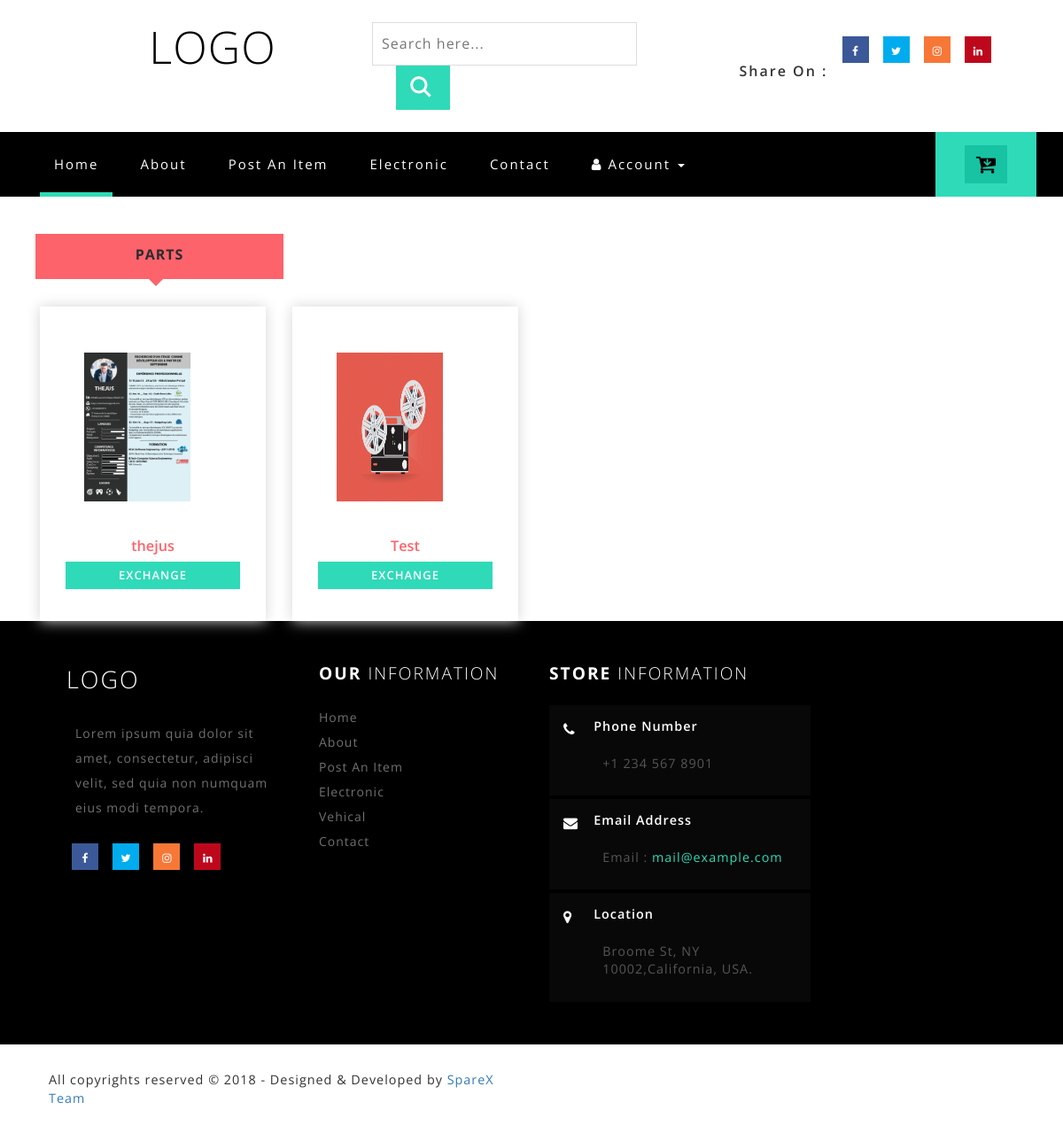
The app's page / (signed in), older data.
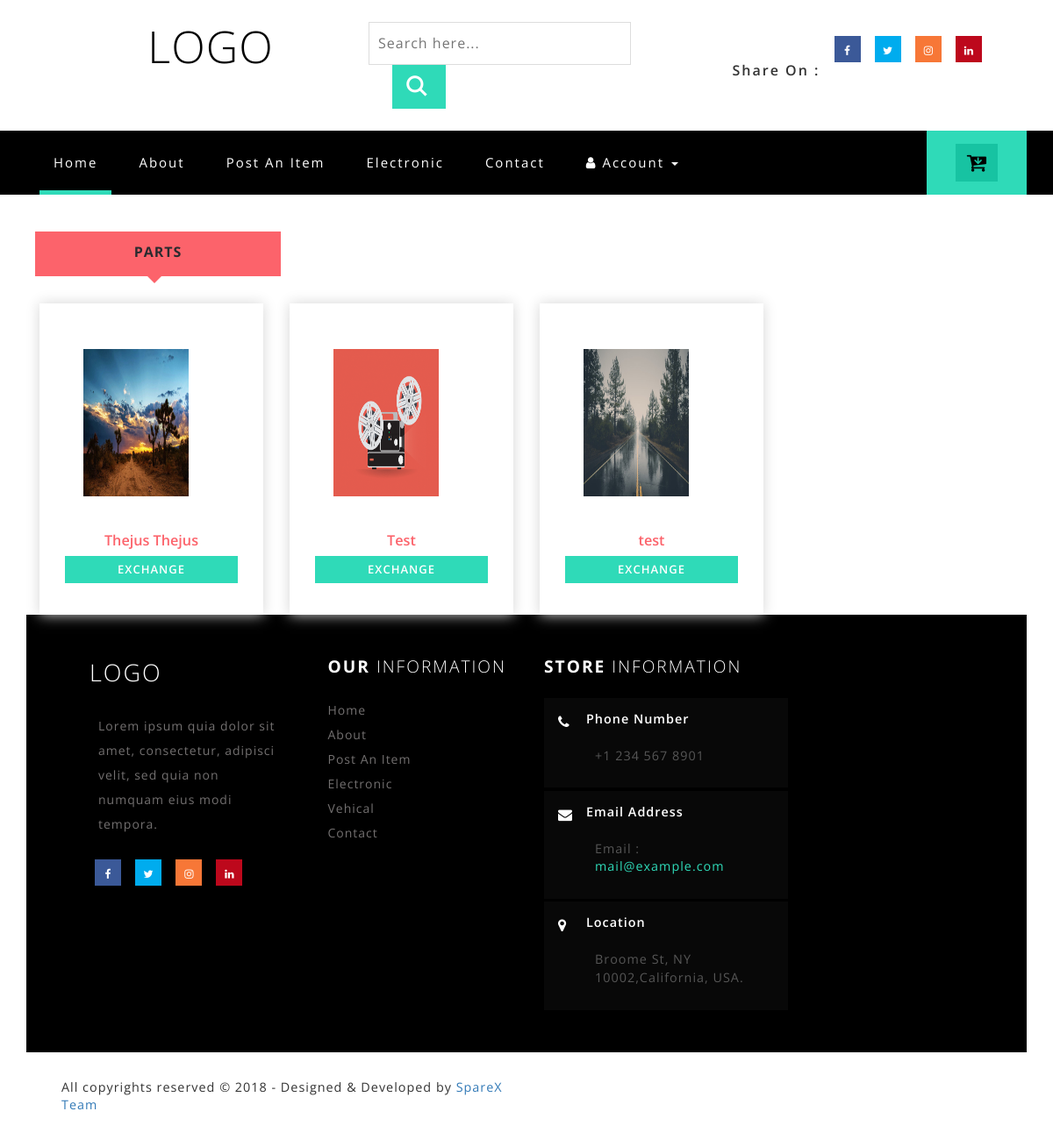
The same page, newer data.
### src/home/models.py (models this page shows, shortened)
class Parts(models.Model):
    name = models.CharField(max_length=30, blank=True, help_text='Name of your product')
    category = models.CharField(max_length=120, null=True, blank=True,validators=[validate_category])
    owner = models.ForeignKey(User)
    timestamp = models.DateTimeField(auto_now_add=True)
    updated = models.DateTimeField(auto_now=True)
    slug = models.SlugField(null=True, blank=True)
    manufacturer = models.CharField(max_length=30, blank=True, help_text='Manufacturer name')
    modelName = models.CharField(max_length=255, blank=True, help_text='Model name')
    manufacturingYear = models.CharField(max_length=30, blank=True, help_text='Manufacturing year')
    description = models.CharField(max_length=3000, blank=True, help_text='Description about the product')
    usedDuration = models.CharField(max_length=30, blank=True, help_text='Number of years the product is used')
    images = models.FileField(upload_to='images/%Y/%m/%D/', null=True, verbose_name="",blank=True)
    is_available = models.BooleanField(default=False)
    def __str__(self):
        return self.name
    class Meta:
        verbose_name = 'Parts'
        verbose_name_plural = 'Parts'

### src/home/views.py (the view)
# urls.py: url(r'^$', get_all_products, name='home'),
def get_all_products(request):
    template_name = 'index.html'
    queryset = Parts.objects.filter(~Q(owner=request.user))
    context = {"parts": queryset}
    print(context)
    return render(request, template_name, context)

### src/templates/index.html (shortened to what this page needs)
<!DOCTYPE html>
<html>
<head>
    {% load staticfiles %}
    {% include 'snippets/css.html' %}
</head>
<body>
    {% include 'snippets/header-bot.html' %}
    <div class="ban-top">
        <div class="container">
            <div class="top_nav_left">
                <nav class="navbar navbar-default">
                    <div class="container-fluid">
                        <div class="collapse navbar-collapse menu--shylock" id="bs-example-navbar-collapse-1">
                            <ul class="nav navbar-nav menu__list">
                                <li class="active menu__item menu__item--current"><a class="menu__link" href="/">Home <span class="sr-only">(current)</span></a></li>
                                <li class=" menu__item"><a class="menu__link" href="about.html">About</a></li>
                                <li class=" menu__item"><a class="menu__link" href="/post/">Post An Item</a></li>
                                <li class=" menu__item"><a class="menu__link" href="Electronic.html">Electronic</a></li>
                                <li class=" menu__item"><a class="menu__link" href="contact.html">Contact</a></li>
                                {% if request.user.is_authenticated %}
                                 <li class="menu__item ">
                                    <a class="menu__link" href="#" class="dropdown-toggle" data-toggle="dropdown"><i class="fa fa-user" aria-hidden="true"></i> Account <b class="caret"></b></a>
                                 </li>
                                {% else %}
                                <li class=" menu__item"><a class="menu__link" href="/login/"><i class="fa fa-unlock-alt" aria-hidden="true"></i> Sign In </a></li>
                                <li class=" manu__item"><a class="menu__link" href="/signup/"><i class="fa fa-pencil-square-o" aria-hidden="true"></i> Sign Up </a></li>
                                {% endif %}
                            </ul>
                        </div>
                    </div>
                </nav>
            </div>
            <div class="top_nav_right">
                <div class="wthreecartaits wthreecartaits2 cart cart box_1">
                    <form action="#" method="post" class="last">
                        <button class="w3view-cart" type="submit" name="submit" value=""><i class="fa fa-cart-arrow-down" aria-hidden="true"></i></button>
                    </form>
                </div>
            </div>
            <div class="clearfix"></div>
        </div>
    </div>
    <div class="new_arrivals_agile_w3ls_info">
        <div class="container">
            <div id="horizontalTab">
                <ul class="resp-tabs-list">
                    <li> Parts </li>
                </ul>
                <div class="resp-tabs-container">
                     {% for p in parts %}
                    <div class="tab1">
                        <div class="col-md-3 product-men">
                            <div class="men-pro-item simpleCart_shelfItem">
                                <div class="men-thumb-item">
                                    <img src="{{ p.images.url }}" alt="" class="pro-image-front">
                                </div>
                                <div class="item-info-product ">
                                    <h4><a href="/part/{{p.slug}}">{{p.name}}</a></h4>
                                    <div class="snipcart-details top_brand_home_details item_add single-item hvr-outline-out button2">
                                            <fieldset>
                                                <form action="/part/{{p.slug}}">
                                                   <input type="submit" name="submit" value="Exchange" class="button" />
                                                </form>
                                            </fieldset>
                                    </div>
                                </div>
                            </div>
                        </div>
                        {% endfor %}
                        <div class="clearfix"></div>
                    </div>
                </div>
            </div>
        </div>
    </div>
    {% include 'snippets/footer.html' %}
</body>
</html>

### src/templates/snippets/css.html (shortened to what this page needs)
{% load staticfiles %}
<link href="{% static 'css/bootstrap.css' %}" rel="stylesheet" type="text/css" media="all" />
<link href="{% static 'css/style.css' %}" rel="stylesheet" type="text/css" media="all" />
<link href="{% static 'css/font-awesome.css' %}" rel="stylesheet">
<link href="{% static 'css/easy-responsive-tabs.css' %}" rel='stylesheet' type='text/css' />
<link rel="stylesheet" href="{% static 'css/flexslider.css' %}" type="text/css" media="screen" />

### src/templates/snippets/header-bot.html (shortened to what this page needs)
    {% load staticfiles %}
    <div class="header-bot" id="home">
        <div class="header-bot_inner_wthreeinfo_header_mid">
            <div class="col-md-4 logo_agile">
                <h1><a href="index.html"> LOGO </a></h1>
            </div>
            <div class="col-md-4 header-middle">
                <form action="#" method="post">
                    <input type="search" name="search" placeholder="Search here..." required="">
                    <input type="submit" value=" ">
                </form>
            </div>
            <div class="col-md-4 agileits-social top_content">
                <ul class="social-nav model-3d-0 footer-social w3_agile_social">
                    <li class="share">Share On : </li>
                    <li>
                        <a href="#" class="facebook">
                            <div class="front"><i class="fa fa-facebook" aria-hidden="true"></i></div>
                        </a>
                    </li>
                    <li>
                        <a href="#" class="twitter">
                            <div class="front"><i class="fa fa-twitter" aria-hidden="true"></i></div>
                        </a>
                    </li>
                    <li>
                        <a href="#" class="instagram">
                            <div class="front"><i class="fa fa-instagram" aria-hidden="true"></i></div>
                        </a>
                    </li>
                    <li>
                        <a href="#" class="pinterest">
                            <div class="front"><i class="fa fa-linkedin" aria-hidden="true"></i></div>
                        </a>
                    </li>
                </ul>
            </div>
            <div class="clearfix"></div>
        </div>
    </div>

### src/templates/snippets/footer.html (shortened to what this page needs)
    <div class="footer">
        <div class="footer_agile_inner_info_w3l">
            <div class="col-md-3 footer-left">
                <h2><a href="index.html">LOGO</a></h2>
                <p>Lorem ipsum quia dolor sit amet, consectetur, adipisci velit, sed quia non numquam eius modi tempora.</p>
                <ul class="social-nav model-3d-0 footer-social w3_agile_social two">
                    <li>
                        <a href="#" class="facebook">
                            <div class="front"><i class="fa fa-facebook" aria-hidden="true"></i></div>
                        </a>
                    </li>
                    <li>
                        <a href="#" class="twitter">
                            <div class="front"><i class="fa fa-twitter" aria-hidden="true"></i></div>
                        </a>
                    </li>
                    <li>
                        <a href="#" class="instagram">
                            <div class="front"><i class="fa fa-instagram" aria-hidden="true"></i></div>
                        </a>
                    </li>
                    <li>
                        <a href="#" class="pinterest">
                            <div class="front"><i class="fa fa-linkedin" aria-hidden="true"></i></div>
                        </a>
                    </li>
                </ul>
            </div>
            <div class="col-md-9 footer-right">
                <div class="sign-grds">
                    <div class="col-md-4 sign-gd">
                        <h4>Our <span>Information</span> </h4>
                        <ul>
                            <li><a href="index.html">Home</a></li>
                            <li><a href="about.html">About</a></li>
                            <li><a href="#">Post An Item</a></li>
                            <li><a href="Electronic.html">Electronic</a></li>
                            <li><a href="#">Vehical</a></li>
                            <li><a href="contact.html">Contact</a></li>
                        </ul>
                    </div>
                    <div class="col-md-5 sign-gd-two">
                        <h4>Store <span>Information</span></h4>
                        <div class="w3-address">
                            <div class="w3-address-grid">
                                <div class="w3-address-left">
                                    <i class="fa fa-phone" aria-hidden="true"></i>
                                </div>
                                <div class="w3-address-right">
                                    <h6>Phone Number</h6>
                                    <p>+1 234 567 8901</p>
                                </div>
                                <div class="clearfix"> </div>
                            </div>
                            <div class="w3-address-grid">
                                <div class="w3-address-left">
                                    <i class="fa fa-envelope" aria-hidden="true"></i>
                                </div>
                                <div class="w3-address-right">
                                    <h6>Email Address</h6>
                                    <p>Email :<a href="mailto:example@email.com"> mail@example.com</a></p>
                                </div>
                                <div class="clearfix"> </div>
                            </div>
                            <div class="w3-address-grid">
                                <div class="w3-address-left">
                                    <i class="fa fa-map-marker" aria-hidden="true"></i>
                                </div>
                                <div class="w3-address-right">
                                    <h6>Location</h6>
                                    <p>Broome St, NY 10002,California, USA.
                                    </p>
                                </div>
                                <div class="clearfix"> </div>
                            </div>
                        </div>
                    </div>
                </div>
            </div>
            <div class="clearfix"></div>
        </div>
    </div>
    <div id="copyright">
      <div class="container">
        <div class="row">
          <div class="col-md-6 col-sm-6 col-xs-12">
            <p>All copyrights reserved &copy; 2018 - Designed & Developed by <a rel="nofollow" href="#">SpareX Team</a></p>
          </div>
          <div class="col-md-6 col-sm-6 col-xs-12">
          </div>
        </div>
      </div>
    </div>

### src/templates/snippets/js-login-signup.html (shortened to what this page needs)
    {% load staticfiles %}

### src/static/css/easy-responsive-tabs.css (style rules this page uses)
body { margin: 0px; padding: 0px; }
ul.resp-tabs-list, p { margin: 0px; padding: 10px; }
.resp-tabs-list li { display: inline-block; padding: 12px 20px; margin: 0; list-style: none; cursor: pointer; float: left; color: #2A2B2F; width: 25%; text-align: center; font-size: 1em; font-weight: 700; letter-spacing: 1px; text-transform: uppercase; }
.resp-tabs-container { padding: 0px; clear: left; }
.resp-tab-content { display: none; }
.resp-tab-active { border-bottom: 4px solid #fc636b; margin-bottom: -1px !important; position: relative; background: #fc636b; }
.resp-tab-active:before { content: ''; position: absolute; width: 0; height: 0; border-top: 10px solid #fc636b; border-left: 10px solid rgba(69, 42, 21, 0); border-right: 10px solid rgba(199, 57, 57, 0); left: 45%; top: 103%; transition: 0.5s all; -webkit-transition: 0.5s all; -o-transition: 0.5s all; -moz-transition: 0.5s all; -ms-transition: 0.5s all; }
.resp-tab-active { background-color: #fc636b; }
.resp-tab-content-active { display: block; }

Row changes from the older to the newer data that the page shows:
changed Parts: images: a different picture; name "thejus" → "Thejus Thejus"
added Parts: images (picture), name "test"
